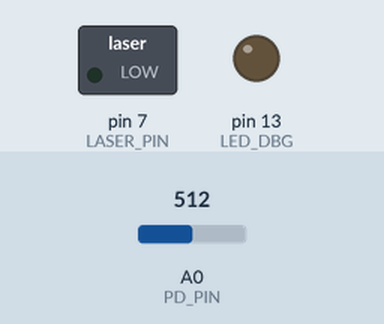
Simulated run of this sketch. Board: Arduino Uno, built with avr-gcc and run on an emulated ATmega328P. On the bench: switched loads named in the sketch (green lamp = pin HIGH), output pins drawn as LEDs (lit = HIGH). The inputs (shaded band) are chosen by the test bench; at power-on: A0 (PD_PIN) = 512. What the sketch prints to the serial monitor is not drawn. At 13.4 s the program stops and its outputs stay as they are.

Above: at 1.1 s.
At 2.85 s:
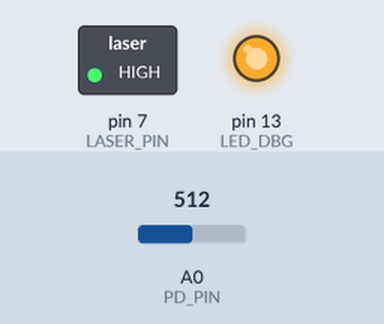
Timing chart, 0 to 3.2 s (numbered marks = the images above):
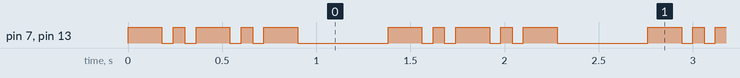

The sketch:

send_receiveTest4_headerRec.ino
```cpp
/*****************************************************************
  hdr_scope_csv_10tries.ino
  ---------------------------------------------------------------
  D7 : LASER_PIN  → 2SC2240 → LM-101-A2 (+5 V)
  A0 : PD_PIN     ← フォトダイオード / フォトトランジスタ出力
*****************************************************************/
#include <Arduino.h>

/* === ハード設定 === */
const uint8_t LASER_PIN = 7;
const uint8_t LED_DBG   = LED_BUILTIN;
const uint8_t PD_PIN    = A0;

/* === 通信パラメータ === */
const uint16_t UNIT    = 60;              // dot [ms]
const uint16_t GAP_FRM = 7 * UNIT;        // フレーム間 [ms]
const char    *HEADER  = "-.-.-";

/* === ロガ設定 === */
const uint32_t SAMPLE_US = 1000;          // 1 kHz
const uint8_t  MAX_TRIAL = 10;            // 10 回送信したら停止

/* --- 内部状態 --- */
enum class TxState : uint8_t { Idle, On, Off };
TxState  txState   = TxState::Idle;
uint8_t  trialCnt  = 0;                   // 試行回数
uint32_t stateT0   = 0;                   // 状態開始時刻 [ms]
uint16_t stateDur  = 0;                   // 状態長 [ms]
uint8_t  hdrIdx    = 0;                   // HEADER 位置
uint32_t nextAutoT = 0;                   // 次自動送信 [ms]

/* === 送信ステートマシン === */
void txStart()
{
  txState = TxState::On;
  hdrIdx  = 0;
  stateDur = (HEADER[0] == '-') ? 3*UNIT : UNIT;
  stateT0  = millis();
  digitalWrite(LASER_PIN, HIGH);
  digitalWrite(LED_DBG,  HIGH);
}
void txService()
{
  if (trialCnt >= MAX_TRIAL) return;      // 規定回数を超えたら何もしない

  uint32_t now = millis();

  /* 自動送信トリガ */
  if (txState == TxState::Idle && now >= nextAutoT) {
    txStart();
    nextAutoT = now + GAP_FRM;            // “次” はフレーム間待機後
  }

  /* 状態遷移 */
  if (txState == TxState::On && (now - stateT0) >= stateDur) {
    /* ON → OFF(unit) */
    digitalWrite(LASER_PIN, LOW);
    digitalWrite(LED_DBG,  LOW);
    txState  = TxState::Off;
    stateDur = UNIT;
    stateT0  = now;
  }
  else if (txState == TxState::Off && (now - stateT0) >= stateDur) {
    /* OFF 終了 → 次シンボル or 完了 */
    if (++hdrIdx < strlen(HEADER)) {      // まだ続く
      txState  = TxState::On;
      stateDur = (HEADER[hdrIdx]=='-') ? 3*UNIT : UNIT;
      stateT0  = now;
      digitalWrite(LASER_PIN, HIGH);
      digitalWrite(LED_DBG,  HIGH);
    } else {
      /* ヘッダー送信完了 */
      txState  = TxState::Idle;
      trialCnt++;
      if (trialCnt < MAX_TRIAL)
        nextAutoT = now + GAP_FRM;
      else {
        /* ---- 送信終了処理 ---- */
        digitalWrite(LASER_PIN, LOW);
        digitalWrite(LED_DBG,  LOW);
      }
    }
  }
}

/* === アナログスコープ === */
void scopeService()
{
  static uint32_t nextSample = micros();
  uint32_t now = micros();
  if ((int32_t)(now - nextSample) >= 0) {
    nextSample += SAMPLE_US;
    uint16_t v = analogRead(PD_PIN);      // 0-1023
    Serial.print(now);  Serial.print(',');  // 時刻[µs]
    Serial.println(v);                     // ADC値
  }
}

/* === SETUP === */
void setup()
{
  pinMode(LASER_PIN, OUTPUT);  digitalWrite(LASER_PIN, LOW);
  pinMode(LED_DBG,  OUTPUT);   digitalWrite(LED_DBG,  LOW);
  pinMode(PD_PIN,   INPUT);
  Serial.begin(115200);
  Serial.println("# timestamp(us),adc");
  nextAutoT = millis();                       // すぐ 1 回目を送信
}

/* === LOOP === */
void loop()
{
  if (trialCnt < MAX_TRIAL) {       // 規定回数の間だけ実行
    txService();
    scopeService();
  } else {
    Serial.println("## FINISHED");
    while (true);                   // 完全停止
  }
}
```

Measured:
- by itself, pin 7 (LASER_PIN), pin 13 (LED_DBG): repeats every 1.4 s: LOW 0.06 s, HIGH 0.06 s, LOW 0.06 s, HIGH 0.18 s, LOW 0.06 s, HIGH 0.06 s, LOW 0.06 s, HIGH 0.18 s, LOW 0.48 s, HIGH 0.18 s
- by itself, everything shown: repeats every 1.4 s, in 10 steps
